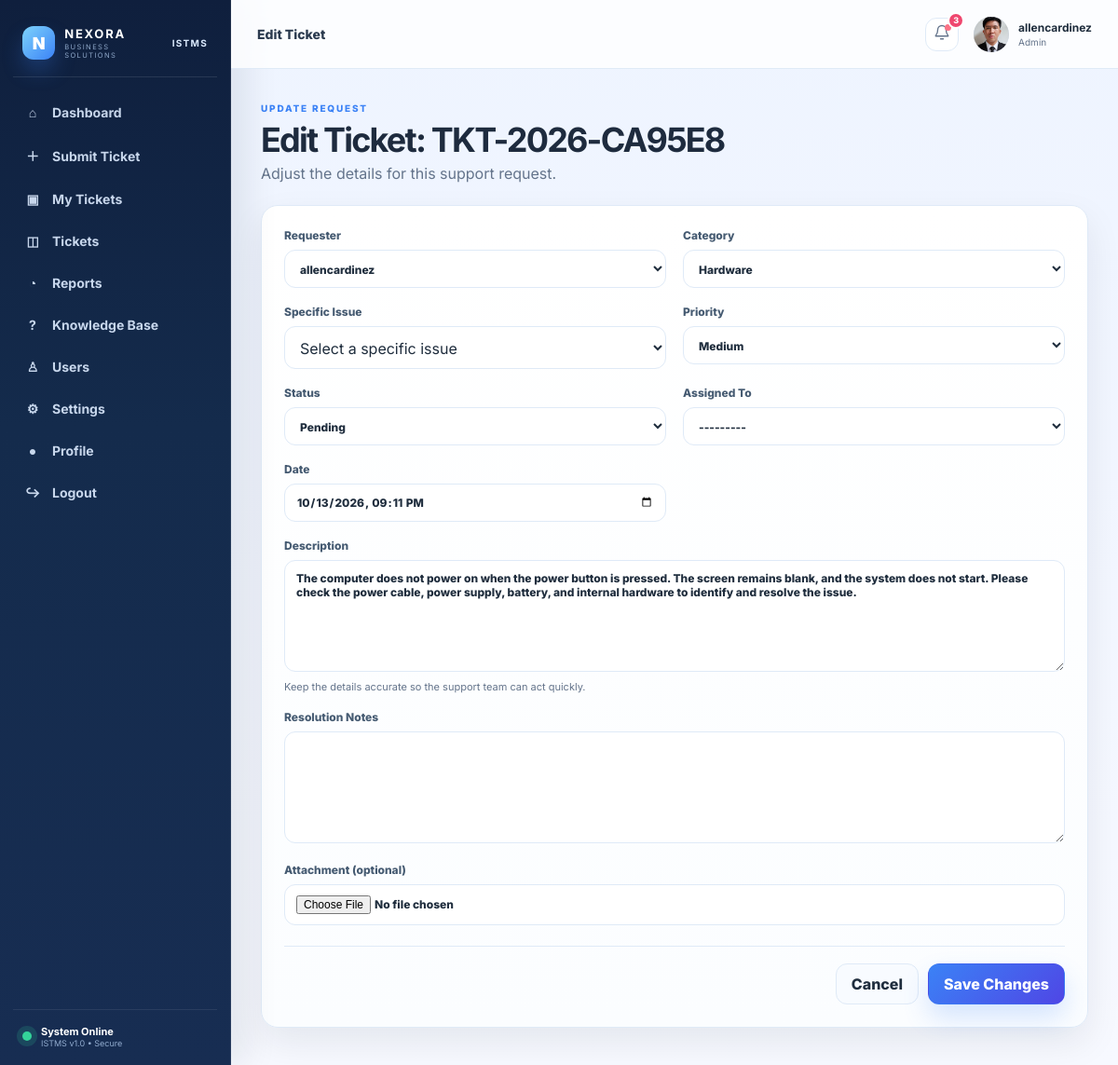
The app's page /tickets/41/edit/ (signed in) with its own data.
### tickets/models.py (models this page shows, shortened)
class Profile(models.Model):
    DEPARTMENT_CHOICES = [
        ("Information Technology", "Information Technology"),
        ("IT Support Services", "IT Support Services"),
        ("Network and Infrastructure", "Network and Infrastructure"),
        ("Human Resources", "Human Resources"),
        ("Operations", "Operations"),
    ]
    ROLE_CHOICES = [
        ("user", "User"),
        ("admin", "Admin"),
    ]
    user = models.OneToOneField(User, on_delete=models.CASCADE)
    role = models.CharField(max_length=20, choices=ROLE_CHOICES, default="user")
    department = models.CharField(max_length=100, blank=True, choices=DEPARTMENT_CHOICES)
    user_identifier = models.CharField(max_length=50, blank=True, verbose_name="User ID")
    avatar_initials = models.CharField(max_length=5, blank=True)
    profile_picture = models.FileField(upload_to="profile_pictures/", blank=True)
    def get_role_display(self):
        return "Admin" if self.role in {"admin", "manager"} or self.user.is_superuser else "User"

class Ticket(models.Model):
    PRIORITIES = [
        ("low", "Low"),
        ("medium", "Medium"),
        ("high", "High"),
        ("critical", "Critical"),
    ]
    STATUSES = [
        ("pending", "Pending"),
        ("assigned", "Assigned"),
        ("in_progress", "In Progress"),
        ("resolved", "Resolved"),
        ("closed", "Closed"),
    ]
    ticket_number = models.CharField(max_length=30, unique=True, blank=True)
    title = models.CharField(max_length=200)
    description = models.TextField()
    category = models.ForeignKey(Category, on_delete=models.PROTECT)
    issue_type = models.CharField(max_length=120, blank=True)
    priority = models.CharField(max_length=20, choices=PRIORITIES, default="medium")
    status = models.CharField(max_length=20, choices=STATUSES, default="pending")
    submitted_by = models.ForeignKey(User, on_delete=models.CASCADE, related_name="submitted_tickets")
    assigned_to = models.ForeignKey(User, on_delete=models.SET_NULL, null=True, blank=True, related_name="assigned_tickets")
    device_system = models.CharField(max_length=120, blank=True)
    location = models.CharField(max_length=150, blank=True)
    attachment = models.FileField(upload_to="ticket_files/", blank=True, null=True)
    resolution = models.TextField(blank=True)
    created_at = models.DateTimeField(auto_now_add=True)
    updated_at = models.DateTimeField(auto_now=True)
    resolved_at = models.DateTimeField(null=True, blank=True)
    class Meta:
        ordering = ["-created_at"]

### tickets/views.py (the view)
# urls.py: path("tickets/<int:pk>/edit/", views.edit_ticket, name="ticket_edit"),
@login_required
def edit_ticket(request, pk):
    ticket = get_object_or_404(Ticket.objects.select_related("category", "submitted_by"), pk=pk)
    r = role(request)
    management_fields = r == "admin"
    form_class = TicketManagementForm if management_fields else TicketForm
    if r == "user" and ticket.submitted_by != request.user:
        return redirect("my_tickets")
    if r == "user" and ticket.status not in ["pending", "assigned", "in_progress", "resolved", "closed"]:
        messages.error(request, "You can edit your ticket while it is Pending, Assigned, In Progress, Resolved, or Closed.")
        return redirect("ticket_detail", pk=ticket.pk)
    if request.method == "POST":
        form = form_class(request.POST, request.FILES, instance=ticket)
        if form.is_valid():
            previous_status = ticket.status
            ticket = form.save(commit=False)
            if management_fields:
                if ticket.assigned_to_id and ticket.status == "pending":
                    ticket.status = "assigned"
                elif ticket.assigned_to_id is None and ticket.status == "assigned":
                    ticket.status = "pending"
                if ticket.status in ["resolved", "closed"]:
                    if previous_status not in ["resolved", "closed"] or ticket.resolved_at is None:
                        ticket.resolved_at = timezone.now()
                elif previous_status in ["resolved", "closed"]:
                    ticket.resolved_at = None
                    ticket.resolution = ""
            ticket.save()
            form.save_m2m()
            TicketUpdate.objects.create(
                ticket=ticket,
                author=request.user,
                message=f"Ticket details updated by {request.user.get_full_name() or request.user.username}.",
            )
            if r == "user":
                staff = User.objects.filter(profile__role="admin")
                notify_users(ticket, staff, f"Ticket {ticket.ticket_number} details were updated.", request.user)
            messages.success(request, f"Ticket {ticket.ticket_number} was updated successfully.")
            return redirect("ticket_detail", pk=ticket.pk)
    else:
        form = form_class(instance=ticket)
    return render(request, "tickets/ticket_edit.html", {
        "form": form,
        "ticket": ticket,
        "role": r,
        "management_fields": management_fields,
    })

### tickets/context_processors.py (called while the page is built)
def notification_context(request):
    if not request.user.is_authenticated:
        return {"notifications": [], "unread_notification_count": 0}
    user_notifications = request.user.notifications.select_related("ticket", "ticket__submitted_by")
    return {
        "notifications": user_notifications[:8],
        "unread_notification_count": user_notifications.filter(read_at__isnull=True).count(),
    }

### tickets/forms.py (called while the page is built)
    def label_from_instance(self, obj):
        return self.display_names.get(obj.username, obj.get_full_name() or obj.username)

    def label_from_instance(self, obj):
        if obj.username.casefold() == "technician" or obj.get_full_name().casefold() == "ryuin munoz":
            return "Current assignee"
        return obj.get_full_name() or obj.username

### tickets/models.py (called while the page is built)
    def __str__(self):
        return self.name

### tickets/views.py (called while the page is built)
def role(request):
    stored_role = getattr(getattr(request.user, "profile", None), "role", "user")
    return "admin" if stored_role in {"admin", "manager"} or request.user.is_superuser else "user"

### tickets/templates/tickets/ticket_edit.html (shortened to what this page needs)
{% extends 'tickets/base.html' %}{% block title %}Edit Ticket {{ ticket.ticket_number }}{% endblock %}{% block page_label %}Edit Ticket{% endblock %}
{% block content %}
<div class="page-heading"><div><span class="eyebrow">UPDATE REQUEST</span><h1>Edit Ticket: {{ ticket.ticket_number }}</h1><p>Adjust the details for this support request.</p></div></div>
<form method="post" enctype="multipart/form-data" class="form-card">{% csrf_token %}
  <div class="form-grid">
    {% if management_fields %}<div><label>Requester {{ form.submitted_by }}</label>{{ form.submitted_by.errors }}</div>{% endif %}
    <div><label>Category {{ form.category }}</label>{{ form.category.errors }}</div>
    <div><label>Specific Issue</label><div data-issue-choice>{{ form.issue_type }}</div></div>
    <div><label>Priority {{ form.priority }}</label>{{ form.priority.errors }}</div>
    {% if management_fields %}
      <div><label>Status {{ form.status }}</label>{{ form.status.errors }}</div>
      <div><label>Assigned To {{ form.assigned_to }}</label>{{ form.assigned_to.errors }}</div>
      <div><label>Date {{ form.ticket_date }}</label>{{ form.ticket_date.errors }}</div>
    {% endif %}
    <div class="span-2"><label>Description {{ form.description }}</label><small class="hint">Keep the details accurate so the support team can act quickly.</small></div>
    {% if management_fields %}<div class="span-2"><label>Resolution Notes {{ form.resolution }}</label>{{ form.resolution.errors }}</div>{% endif %}
    <div class="span-2"><label>Attachment (optional) {{ form.attachment }}</label></div>
  </div>
  <div class="form-actions">
    <a href="{% url 'ticket_detail' ticket.pk %}" class="btn ghost">Cancel</a>
    <button class="btn primary" type="submit">Save Changes</button>
  </div>
</form>
{% endblock %}

### tickets/templates/tickets/base.html (shortened to what this page needs)
{% load static %}
<!DOCTYPE html>
<html lang="en">
<head>
<link rel="stylesheet" href="{% static 'tickets/css/style.css' %}?v=10">
</head>
<body>
<div class="app-shell">
  <aside class="sidebar" id="sidebar">
    <div class="brand">
      <div class="brand-mark">N</div>
      <div><strong>NEXORA</strong><span>BUSINESS SOLUTIONS</span></div>
      <b class="brand-divider">ISTMS</b>
    </div>
    <nav class="nav">
      <a href="{% url 'dashboard' %}" class="{% if request.resolver_match.url_name == 'dashboard' %}active{% endif %}"><span>⌂</span>Dashboard</a>
      <a href="{% url 'submit_ticket' %}" class="{% if request.resolver_match.url_name == 'submit_ticket' %}active{% endif %}"><span>＋</span>Submit Ticket</a>
      <a href="{% url 'my_tickets' %}" class="{% if request.resolver_match.url_name == 'my_tickets' %}active{% endif %}"><span>▣</span>My Tickets</a>
      {% if request.user.profile.role == 'admin' or request.user.profile.role == 'manager' or request.user.is_superuser %}
      <a href="{% url 'all_tickets' %}" class="{% if request.resolver_match.url_name == 'all_tickets' %}active{% endif %}"><span>◫</span>Tickets</a>
      {% endif %}
      {% if request.user.profile.role == 'admin' or request.user.profile.role == 'manager' or request.user.is_superuser %}
      <a href="{% url 'reports' %}" class="{% if request.resolver_match.url_name == 'reports' %}active{% endif %}"><span>◔</span>Reports</a>
      {% endif %}
      <a href="{% url 'knowledge_base' %}" class="{% if request.resolver_match.url_name == 'knowledge_base' %}active{% endif %}"><span>?</span>Knowledge Base</a>
      {% if request.user.profile.role == 'admin' or request.user.profile.role == 'manager' or request.user.is_superuser %}
      <a href="{% url 'user_management' %}" class="{% if request.resolver_match.url_name == 'user_management' %}active{% endif %}"><span>♙</span>Users</a>
      <a href="{% url 'settings_page' %}" class="{% if request.resolver_match.url_name == 'settings_page' %}active{% endif %}"><span>⚙</span>Settings</a>
      {% endif %}
      <a href="{% url 'profile' %}" class="{% if request.resolver_match.url_name == 'profile' %}active{% endif %}"><span>●</span>Profile</a>
      <a href="{% url 'logout' %}"><span>↪</span>Logout</a>
    </nav>
    <div class="sidebar-footer">
      <div class="mini-status"></div>
      <div><strong>System Online</strong><small>ISTMS v1.0 • Secure</small></div>
    </div>
  </aside>
  <main class="main">
    <header class="topbar">
      <div class="top-title">{% block page_label %}IT Support Management{% endblock %}</div>
      <div class="top-actions">
        <div class="notification-wrap" id="notificationWrap" data-feed-url="{% url 'notifications_feed' %}">
          <button class="icon-btn notification-toggle" id="notificationToggle" type="button" title="Notifications" aria-label="Notifications" aria-expanded="false" aria-controls="notificationPanel">
            <svg viewBox="0 0 24 24" width="18" height="18" fill="none" stroke="currentColor" stroke-width="1.8" stroke-linecap="round" stroke-linejoin="round" aria-hidden="true"><path d="M18 8a6 6 0 0 0-12 0c0 7-3 7-3 9h18c0-2-3-2-3-9"/><path d="M10 21h4"/></svg>
            <i id="notificationDot"{% if not unread_notification_count %} hidden{% endif %}></i>
            <span class="notification-count" id="notificationCount"{% if not unread_notification_count %} hidden{% endif %}>{{ unread_notification_count }}</span>
          </button>
        </div>
        <a class="user-menu" href="{% url 'profile_edit' %}" aria-label="Edit your profile" title="Edit profile">
          {% if request.user.profile.profile_picture %}<img class="avatar" src="{{ request.user.profile.profile_picture.url }}" alt="Profile picture">{% else %}<div class="avatar">{{ request.user.first_name|first|default:request.user.username|first|upper }}{{ request.user.last_name|first|upper }}</div>{% endif %}
          <div class="user-meta"><strong>{{ request.user.get_full_name|default:request.user.username }}</strong><span>{{ request.user.profile.get_role_display }}</span></div>
        </a>
      </div>
    </header>
    <section class="content">
      {% block content %}{% endblock %}
    </section>
  </main>
</div>
</body>
</html>

### records on screen
Ticket: ticket_number "TKT-2026-CA95E8", submitted_by "allencardinez", category "Hardware", issue_type "Select a specific issue", priority "Medium", status "Pending", assigned_to "---------", description "The computer does not power on when the power button is pressed. The screen remains blank, and the system does not start. Please check the power cable, power supply, battery, and internal hardware to identify and resolve the issue."

### other values on screen
{{ unread_notification_count }} "3"
{{ request.user.get_full_name|default:request.user.username }} "allencardinez"
{{ request.user.profile.get_role_display }} "Admin"
